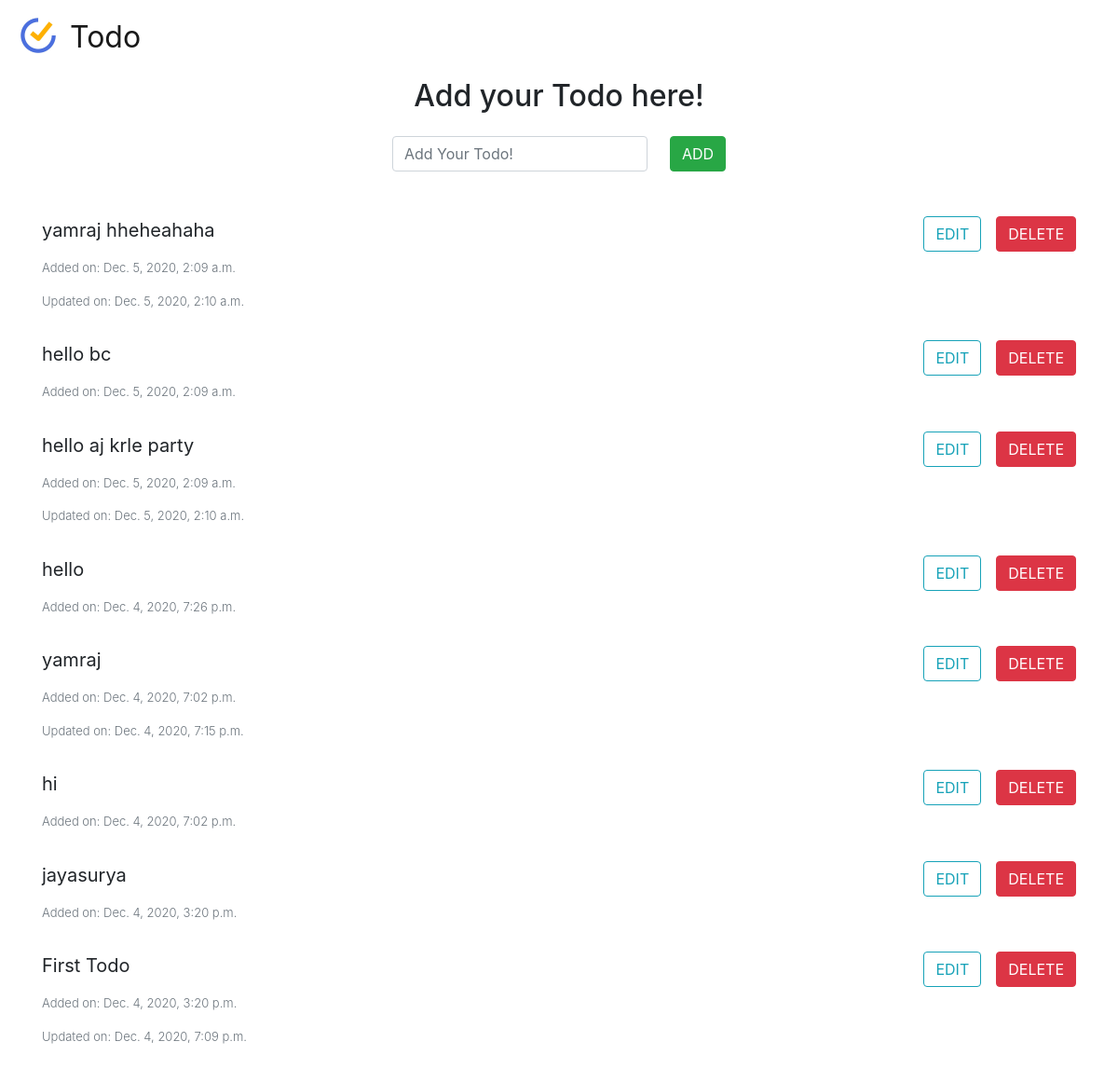
The app's page /, older data.
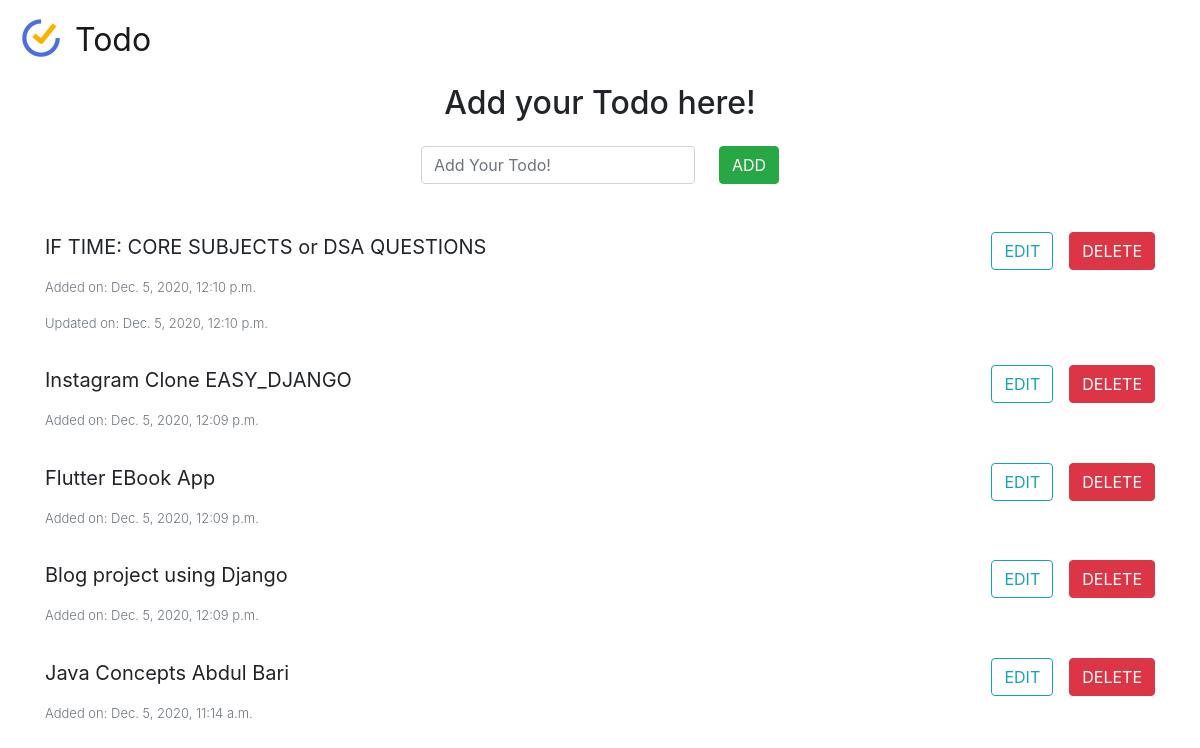
The same page, newer data.
### maketodo/models.py (models this page shows, shortened)
class ToDo(models.Model):
    todo_text = models.CharField(max_length=200)
    added_on = models.DateTimeField(auto_now_add=True)
    updated_on = models.DateTimeField(auto_now=True)
    class Meta:
        ordering = ['-added_on']

### maketodo/views.py (the view)
# urls.py: path('', home, name='home'),
def home(request):
    todo_list = ToDo.objects.all()
    form = ToDoForm()
    context = {'app_name':'Todo App', 'todo_list':todo_list,'form':form}
    return render(request, 'home.html', context)

### maketodo/forms.py
class ToDoForm(forms.ModelForm):
    class Meta:
        model = ToDo
        fields = ['todo_text']
        widgets = {'todo_text': forms.TextInput(attrs={
                                        'class': 'form-control',
                                        'placeholder':'Add Your Todo!'})}

### maketodo/templates/home.html (shortened to what this page needs)
{% load static %}
<!DOCTYPE html>
<html>
  <head>
    <link
      rel="stylesheet"
      href="https://cdn.jsdelivr.net/npm/bootstrap@4.5.3/dist/css/bootstrap.min.css"
    />
  </head>
  <body>
    <nav class="navbar navbar-light bg-white">
      <a class="navbar-brand" href="#" style="font-size: 32px">
        <img class="mb-2" src="{% static "images/ticktick-app-icon.jpg" %}"
        width="50" height="50" class="d-inline-block align-top" alt=""
        loading="lazy" /> Todo
      </a>
    </nav>
    <div class="container-fluid">
      <h2 class="text-center">Add your Todo here!</h2>
    </div>
    <div class="container">
      <div class="row">
        <div class="col">
          <form
            class="form-inline justify-content-center mt-3 mb-5"
            action="add_todo/"
            method="POST"
          >
            <div class="form-group">{{ form.todo_text }}</div>
            <button
              type="submit"
              class="form-group ml-4 btn btn-success"
            >
              ADD
            </button>
          </form>
        </div>
      </div>
    </div>
    <div class="container">
      {% for todo in todo_list %}
      <div class="row no-gutters mb-3">
        <div class="col">
          <p class="lead"><strong>{{ todo.todo_text }}</strong></p>
          <p class="lead text-muted" style="font-size: 13px">
            Added on: {{ todo.added_on }}
          </p>
          {% if todo.added_on != todo.updated_on %}
          <p class="lead text-muted" style="font-size: 13px">
            Updated on: {{ todo.updated_on }}
          </p>
          {% endif %}
        </div>
        <form action="{% url 'edit_todo' todo.id %}">
          <button
            type="submit"
            class="btn btn-outline-info float-right mr-2 ml-1"
          >
            EDIT
          </button>
        </form>
        <form method="POST" action="{% url 'delete_todo' todo.id %} ">
          <button type="submit" class="btn btn-danger float-right ml-2">
            DELETE
          </button>
        </form>
      </div>
      {% endfor %}
    </div>
  </body>
</html>

Row changes from the older to the newer data that the page shows:
removed ToDo: todo_text "yamraj hheheahaha", added_on "Dec. 5, 2020, 2:09 a.m.", updated_on "Dec. 5, 2020, 2:10 a.m."
removed ToDo: todo_text "hello bc", added_on "Dec. 5, 2020, 2:09 a.m."
removed ToDo: todo_text "hello aj krle party", added_on "Dec. 5, 2020, 2:09 a.m.", updated_on "Dec. 5, 2020, 2:10 a.m."
removed ToDo: todo_text "hello", added_on "Dec. 4, 2020, 7:26 p.m."
removed ToDo: todo_text "yamraj", added_on "Dec. 4, 2020, 7:02 p.m.", updated_on "Dec. 4, 2020, 7:15 p.m."
removed ToDo: todo_text "hi", added_on "Dec. 4, 2020, 7:02 p.m."
removed ToDo: todo_text "jayasurya", added_on "Dec. 4, 2020, 3:20 p.m."
removed ToDo: todo_text "First Todo", added_on "Dec. 4, 2020, 3:20 p.m.", updated_on "Dec. 4, 2020, 7:09 p.m."
added ToDo: todo_text "IF TIME: CORE SUBJECTS or DSA QUESTIONS", added_on "Dec. 5, 2020, 12:10 p.m.", updated_on "Dec. 5, 2020, 12:10 p.m."
added ToDo: todo_text "Instagram Clone EASY_DJANGO", added_on "Dec. 5, 2020, 12:09 p.m."
added ToDo: todo_text "Flutter EBook App", added_on "Dec. 5, 2020, 12:09 p.m."
added ToDo: todo_text "Blog project using Django", added_on "Dec. 5, 2020, 12:09 p.m."
added ToDo: todo_text "Java Concepts Abdul Bari", added_on "Dec. 5, 2020, 11:14 a.m."
